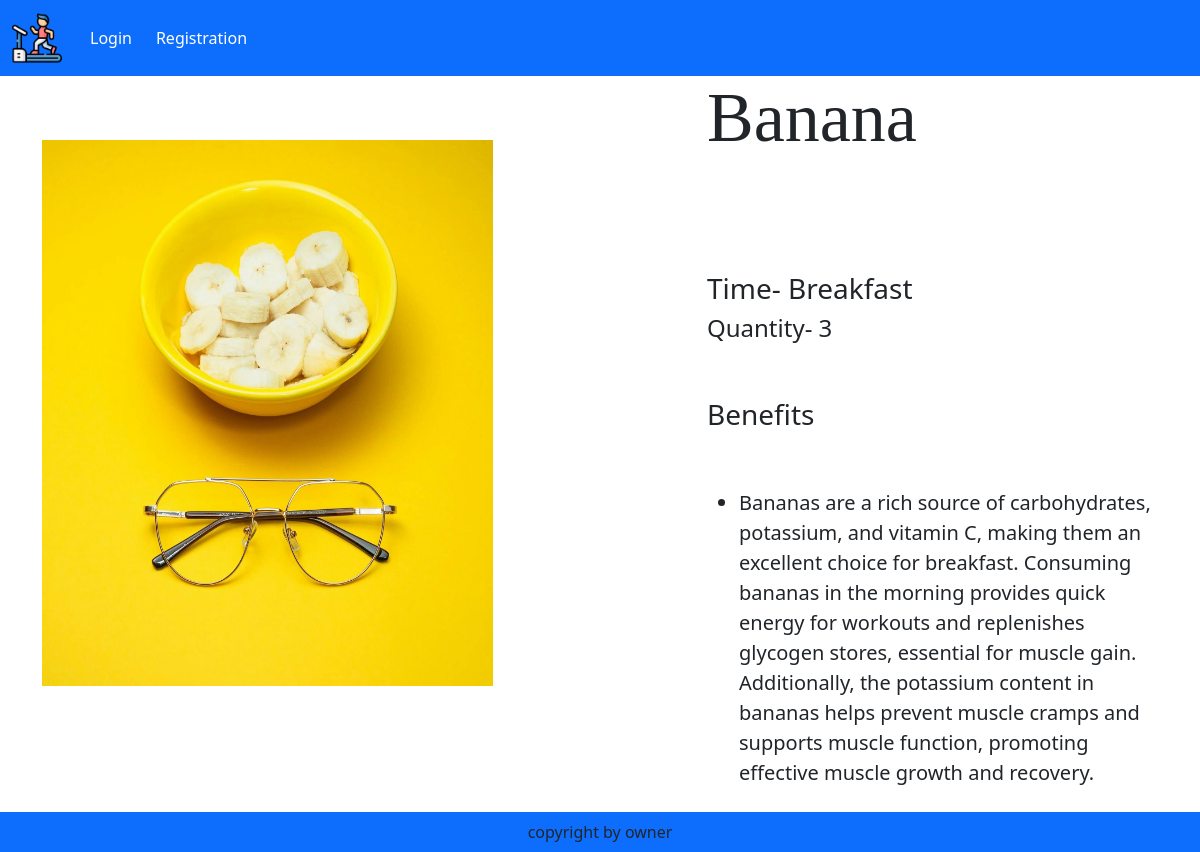
/diet-detail/1, run on the app's committed database.
### app/models.py (models this page shows, shortened)
class Diet(models.Model):
    title = models.CharField(max_length=100)
    time = models.CharField(max_length=100)
    quantity = models.CharField(max_length=100)
    description = models.TextField()
    type = models.CharField(choices=DIET_TYPE, max_length=2)
    product_image = models.ImageField(upload_to='product')

### app/views.py (the view)
# urls.py: path("diet-detail/<int:pk>", views.DietDetail.as_view(),name="diet-detail"),
class DietDetail(View):
    def get(self,request,pk):
        product = Diet.objects.get(pk=pk)
        return render(request,"app/dietdetails.html",locals())

### app/templates/app/dietdetails.html (shortened to what this page needs)
{% extends "app/base.html" %}
{% load static %}
{% block main-content %}
<div class="container">
    <div class="row flex justify-content-between">
        <div class="img2 col-lg-5 mt-5">
           <img src="{{product.product_image.url}}" class="image col-xs-6 col=sm-12 col-lg-12 mt-3 text-sm-center w-100 h-75" alt="Image">
        </div>
           <div class="productdetail col-lg-5">
                <h1 style="font-family: Georgia; font-size: 70px;">{{product.title}}<h1>
                    <br></br>
                 <h3> Time- {{product.time}} </h3>
                   <h4> Quantity- {{product.quantity}}</h4>
                       <br></br>
                     <h3>Benefits</h3>
                     <br></br>
                         <ul class="fs-5" style="font-family: Rajdhani:">
                            <li>{{product.description}}</li>
                        </ul>
                    <br></br>
             </div>
    </div>
</div>
{% endblock main-content %}

### data on the page
Diet: product_image (picture), title "Banana", time "Breakfast", quantity "3", description "Bananas are a rich source of carbohydrates, potassium, and vitamin C, making them an excellent choice for breakfast. Consuming bananas in the morning provides quick energy for workouts and replenishes glycogen stores, essential for muscle gain. Additionally, the potassium content in bananas helps prevent muscle cramps and supports muscle function, promoting effective muscle growth and recovery."
